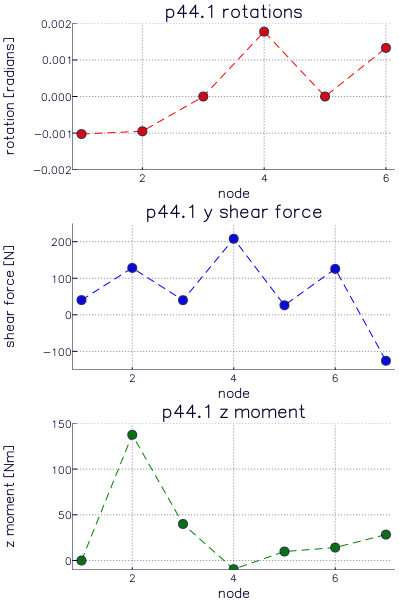

Write the Julia code that produced this figure.
using PtFEM

ProjDir = dirname(@__FILE__)

data = Dict(
  # Frame(nels, nn, ndim, nst, nip, finite_element(nod, nodof))
  :struc_el => Frame(6, 6, 2, 1, 1, Line(2, 3)),
  :properties => [
    5.0e9 6.0e4;
    1.0e9  2.0e4],
  :etype => [1, 1, 1, 2, 2, 2],
  :x_coords => [0.0, 6.0, 6.0, 12.0, 12.0, 14.0],
  :y_coords => [0.0, 0.0, -4.0, 0.0, -5.0, 0.0],
  :g_num => [
    1 2 4 3 3 5;
    2 4 6 2 4 4],
  :support => [
    (1, [0 0 1]),
    (3, [0 0 0]),
    (5, [0 0 0])
    ],
  :loaded_nodes => [
    (1, [0.0 -60.0 -60.0]),
    (2, [0.0 -180.0 -80.0]),
    (4, [0.0 -140.0 133.33]),
    (6, [0.0 -20.0 6.67])
    ],
  :penalty => 1e19,
  :eq_nodal_forces_and_moments => [
    (1, [0.0 -60.0 -60.0 0.0 -60.0 60.0]),
    (2, [0.0 -120.0 -140.0 0.0 -120.0 140.0]),
    (3, [0.0 -20.0 -6.67 0.0 -20.0 6.67])
  ]
)

data |> display
println()

@time fem, dis_df, fm_df = p44(data)
println()

display(dis_df)
println()
display(fm_df)
println()
  
if VERSION.minor < 6
  using Plots
  gr(size=(400,600))

  p = Vector{Plots.Plot{Plots.GRBackend}}(undef, 3)
  titles = ["p44.1 rotations", "p44.1 y shear force", "p44.1 z moment"]
  moms = vcat(
    convert(Array, fm_df[:, :z1_Moment]), 
    convert(Array, fm_df[:, :z2_Moment])[end]
  )
  fors = vcat(
    convert(Array, fm_df[:, :y1_Force]), 
    convert(Array, fm_df[:, :y2_Force])[end]
  )
  x_coords = data[:x_coords]
  
  p[1] = plot(fem.displacements[3,:], ylim=(-0.002, 0.002),
    xlabel="node", ylabel="rotation [radians]", color=:red,
    line=(:dash,1), marker=(:circle,4,0.8,stroke(1,:black)),
    title=titles[1], leg=false)
  p[2] = plot(fors, lab="y Shear force", ylim=(-150.0, 250.0),
    xlabel="node", ylabel="shear force [N]", color=:blue,
    line=(:dash,1), marker=(:circle,4,0.8,stroke(1,:black)),
    title=titles[2], leg=false)
  p[3] = plot(moms, lab="z Moment", ylim=(-10.0, 150.0),
    xlabel="node", ylabel="z moment [Nm]", color=:green,
    line=(:dash,1), marker=(:circle,4,0.8,stroke(1,:black)),
    title=titles[3], leg=false)

  plot(p..., layout=(3, 1))
  savefig(ProjDir*"/Ex44.1.png")
  
end
